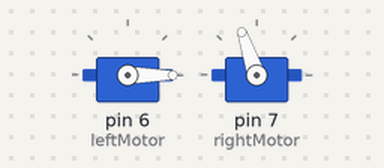
Simulated run of this sketch. Board: Arduino Uno, built with avr-gcc and run on an emulated ATmega328P. Parts: 2 × servo.

Above: at 0.1 s.
At 21.2 s:
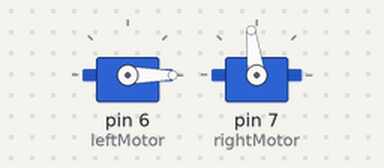
At 36.24 s:
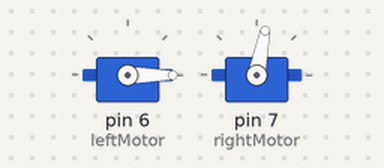
Timing chart, 0 to 40.0 s (numbered marks = the images above):
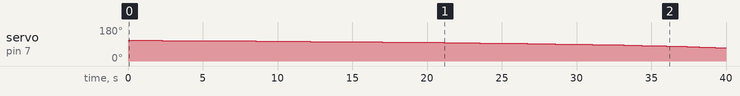

Measured:
- by itself, servo on pin 7 (rightMotor): moves from 109° to 69° over 37.6 s

The sketch:

spiral_bot.ino
```cpp
//left 0 = forward
//right 180 = forward
//and vice versa

#include <Servo.h>
Servo leftMotor;
Servo rightMotor;

int rightSpeed=110;
int timeDraw=2300;

void setup() {
  leftMotor.attach(6);
  rightMotor.attach(7);

  spiral();
  Stop();
}

void loop() {
}

void spiral(){
  for (rightSpeed>90; rightSpeed--   ;){
    leftMotor.write(0);
    rightMotor.write(rightSpeed);
    delay(timeDraw);
    timeDraw= 0.95*timeDraw;
   }
}

void Stop(){
  leftMotor.write(90);
  rightMotor.write(90);
}
```
